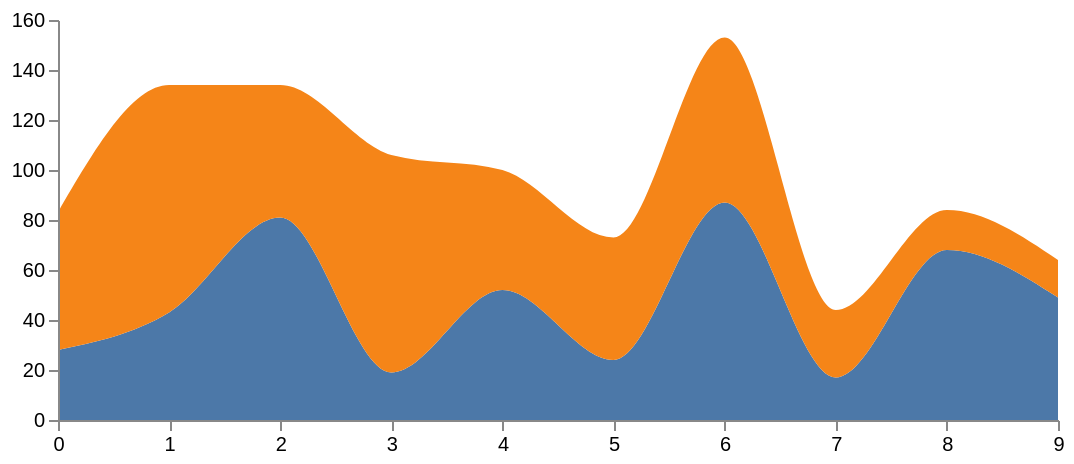

Here is the Vega-Lite specification saved for this chart:
### Vega specification from a JSON file in a GitHub repository (floating-point values rounded to 4 significant figures)
{"$schema": "https://vega.github.io/schema/vega/v3.1.json", "width": 500, "height": 200, "padding": 5, "data": [{"name": "table", "values": [{"x": 0, "y": 28, "c": 0}, {"x": 0, "y": 55, "c": 1}, {"x": 1, "y": 43, "c": 0}, {"x": 1, "y": 91, "c": 1}, {"x": 2, "y": 81, "c": 0}, {"x": 2, "y": 53, "c": 1}, {"x": 3, "y": 19, "c": 0}, {"x": 3, "y": 87, "c": 1}, {"x": 4, "y": 52, "c": 0}, {"x": 4, "y": 48, "c": 1}, {"x": 5, "y": 24, "c": 0}, {"x": 5, "y": 49, "c": 1}, {"x": 6, "y": 87, "c": 0}, {"x": 6, "y": 66, "c": 1}, {"x": 7, "y": 17, "c": 0}, {"x": 7, "y": 27, "c": 1}, {"x": 8, "y": 68, "c": 0}, {"x": 8, "y": 16, "c": 1}, {"x": 9, "y": 49, "c": 0}, {"x": 9, "y": 15, "c": 1}], "transform": [{"type": "stack", "groupby": ["x"], "sort": {"field": "c"}, "field": "y"}]}], "scales": [{"name": "x", "type": "point", "range": "width", "domain": {"data": "table", "field": "x"}}, {"name": "y", "type": "linear", "range": "height", "nice": true, "zero": true, "domain": {"data": "table", "field": "y1"}}, {"name": "color", "type": "ordinal", "range": "category", "domain": {"data": "table", "field": "c"}}], "axes": [{"orient": "bottom", "scale": "x", "zindex": 1}, {"orient": "left", "scale": "y", "zindex": 1}], "marks": [{"type": "group", "from": {"facet": {"name": "series", "data": "table", "groupby": "c"}}, "marks": [{"type": "area", "from": {"data": "series"}, "encode": {"enter": {"interpolate": {"value": "monotone"}, "x": {"scale": "x", "field": "x"}, "y": {"scale": "y", "field": "y0"}, "y2": {"scale": "y", "field": "y1"}, "fill": {"scale": "color", "field": "c"}}, "update": {"fillOpacity": {"value": 1}}, "hover": {"fillOpacity": {"value": 0.5}}}}]}]}
